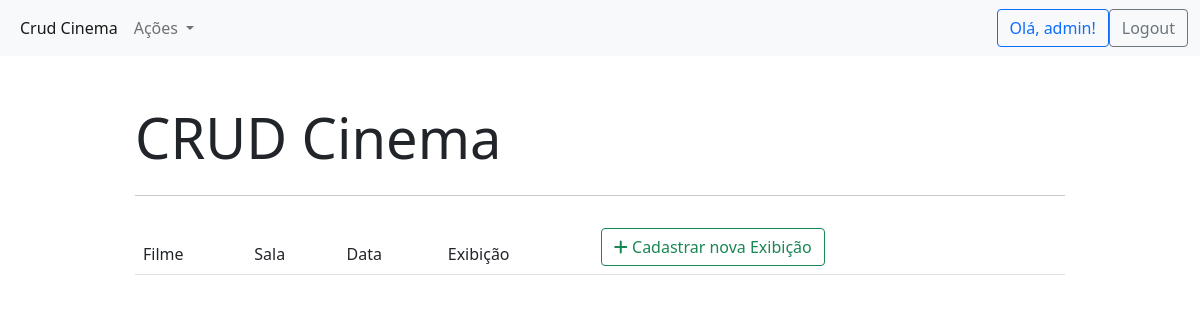
/exibicoes/ (signed in), run on an earlier commit of the app's database.
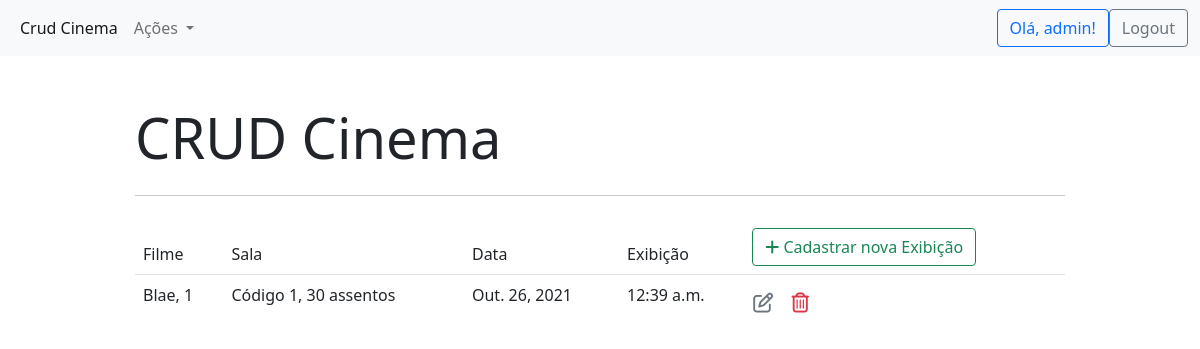
And on a later commit of the database.
### cinema_app/models.py (models this page shows, shortened)
class Exibicao(models.Model):
    codigo_filme = models.ForeignKey(Filme, models.SET_NULL, blank=True, null=True)
    codigo_sala = models.ForeignKey(Sala, models.SET_NULL, blank=True, null=True)
    codigo_cinema = models.ForeignKey(Cinema, models.SET_NULL, blank=True, null=True)
    audio = models.CharField(max_length=50, verbose_name="Áudio")
    legenda = models.CharField(max_length=50, verbose_name="Legenda")
    data = models.DateField(default=django.utils.timezone.now, verbose_name="Data de exibição")
    hora = models.TimeField(default=django.utils.timezone.now, verbose_name="Início da exibição")

class Filme(models.Model):
    nome = models.CharField(max_length=200, verbose_name="Nome do filme")
    ano_lancamento = models.IntegerField(verbose_name="Ano de lançamento")
    nome_diretor = models.CharField(max_length=200, verbose_name="Nome do diretor")
    poster_img = models.ImageField(upload_to='images/', verbose_name="Imagem do filme")
    duracao_min = models.IntegerField(verbose_name="Duração em minutos")
    elenco = models.CharField(max_length=100, verbose_name="Elenco")
    genero = models.CharField(max_length=50, verbose_name="Genero")
    sinopse = models.CharField(max_length=200, verbose_name="Sinopse")
    def __str__(self):
        return "{}, {}".format(self.nome, self.ano_lancamento)

class Sala(models.Model):
    numero_assentos = models.IntegerField(default=0)
    codigo_cinema = models.ForeignKey(Cinema, models.SET_NULL, blank=True, null=True)
    sessao_3d = models.BooleanField()
    sessao_normal = models.BooleanField()
    sessao_platinum = models.BooleanField()
    def __str__(self):
        return "Código {}, {} assentos".format(self.id, self.numero_assentos)

### cinema_app/views.py (the view)
# urls.py: path('exibicoes/', views.exibicao_list, name='exibicao_list'),
@login_required
def exibicao_list(request):
    context = {'exibicao_list': Exibicao.objects.all()}
    return render(request, 'cinema_app/exibicao_list.html', context)

### cinema_app/templates/cinema_app/exibicao_list.html (shortened to what this page needs)
{% extends "cinema_app/base.html" %}
{% block content %}
<table class="table table-borderless">
    <thead class="border-bottom font-weight-bold">
        <tr>
            <td>Filme</td>
            <td>Sala</td>
            <td>Data</td>
            <td>Exibição</td>
            <td>
                <a href="{% url 'exibicao_insert'%}" class="btn btn-outline-success">
                <i class="fas fa-plus"></i> Cadastrar nova Exibição
            </a>
            </td>
        </tr>
    </thead>
    <tbody>
        {% for exibicao in exibicao_list %}
            <tr>
                <td>{{exibicao.codigo_filme}}</td>
                <td>{{exibicao.codigo_sala}}</td>
                <td>{{exibicao.data}}</td>
                <td>{{exibicao.hora}}</td>
                <td>
                    <a href="{% url 'exibicao_update' exibicao.id %}" class="btn text-secondary px-0">
                        <i class="far fa-edit fa-lg"></i>
                    </a>
                    <form action="{% url 'exibicao_delete' exibicao.id %}" method='POST' class="d-inline">
                        <button type="submit" class="btn">
                            <i class="far fa-trash-alt fa-lg text-danger float-right"></i>
                        </button>
                    </form>
                </td>
            </tr>
        {% endfor %}
    </tbody>
</table>
{% endblock content %}

What changed in the data, as far as the page shows it:
added Exibicao: codigo_filme "Blae, 1", codigo_sala "Código 1, 30 assentos", data "Out. 26, 2021", hora "12:39 a.m."
